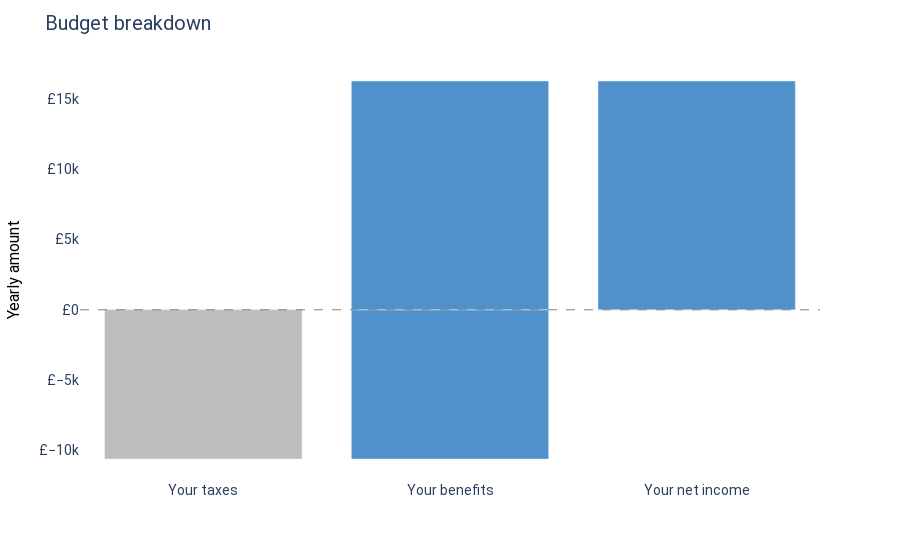

Source (notebook cell):
### Markdown cell above
## Sample households

Consider a family with two parents, each earning £20,000, and two children. PolicyEngine shows that their net income would rise by £16k (45%). While their taxes rise by £11k, their benefits (including UBI) rise by £27k.

### Code cell
import json
with open("../household_input.json", "r") as f:
    household_payload = json.load(f)

url = "https://policyengine.org/uk/api/household-reform?NI_add_rate=0.1&NI_class_4_add_rate=0.1&NI_class_4_main_rate=0.1&NI_main_rate=0.1&WA_adult_UBI_age=16&abolish_CB=1&abolish_CTC=1&abolish_ESA_income=1&abolish_IS=1&abolish_JSA_income=1&abolish_PC=1&abolish_SP=1&abolish_UC_carer=1&abolish_UC_child=1&abolish_UC_childcare=1&abolish_UC_standard=1&abolish_WTC=1&add_rate=0.6&adult_UBI=184&basic_rate=0.35&child_UBI=92&higher_rate=0.55&higher_threshold=50000&personal_allowance=0&senior_UBI=184"

household_result = requests.post(url, json=household_payload).json()

go.Figure(household_result["waterfall_chart"])

### Figure 1 — Plotly figure (JSON) as saved in the notebook; plotly's stock layout.template omitted (floating-point values rounded to 4 significant figures)
{"data": [{"alignmentgroup": "True", "customdata": [["Your taxes would rise by £10,611"]], "hovertemplate": "%{customdata[0]}<extra></extra>", "legendgroup": "blank", "marker": {"color": "#FFF", "pattern": {"shape": ""}}, "name": "blank", "offsetgroup": "blank", "orientation": "v", "showlegend": true, "textposition": "auto", "type": "bar", "x": ["Your taxes"], "xaxis": "x", "y": [0], "yaxis": "y"}, {"alignmentgroup": "True", "customdata": [["Your taxes would rise by £10,611"]], "hovertemplate": "%{customdata[0]}<extra></extra>", "legendgroup": "negative", "marker": {"color": "#BDBDBD", "pattern": {"shape": ""}}, "name": "negative", "offsetgroup": "negative", "orientation": "v", "showlegend": true, "textposition": "auto", "type": "bar", "x": ["Your taxes"], "xaxis": "x", "y": [-10610.0], "yaxis": "y"}, {"alignmentgroup": "True", "customdata": [["Your benefits would rise by £26,876"], ["Your benefits would rise by £26,876"], ["Your annual net income would rise by £16,265"], ["Your annual net income would rise by £16,265"]], "hovertemplate": "%{customdata[0]}<extra></extra>", "legendgroup": "positive", "marker": {"color": "#5091cc", "pattern": {"shape": ""}}, "name": "positive", "offsetgroup": "positive", "orientation": "v", "showlegend": true, "textposition": "auto", "type": "bar", "x": ["Your benefits", "Your benefits", "Your net income", "Your net income"], "xaxis": "x", "y": [-10610.0, 16270.0, 0, 16270.0], "yaxis": "y"}], "layout": {"barmode": "relative", "font": {"family": "Roboto"}, "hoverlabel": {"align": "right"}, "legend": {"title": {"text": "color"}, "tracegroupgap": 0}, "margin": {"t": 60}, "paper_bgcolor": "white", "plot_bgcolor": "white", "shapes": [{"line": {"color": "grey", "dash": "dash", "width": 1}, "type": "line", "x0": 0, "x1": 1, "xref": "paper", "y0": 0, "y1": 0, "yref": "y"}], "showlegend": false, "title": {"font": {"size": 20}, "text": "Budget breakdown"}, "xaxis": {"anchor": "y", "categoryarray": ["Your taxes", "Your benefits", "Your net income"], "categoryorder": "array", "domain": [0, 1], "tickfont": {"size": 14}, "title": {"font": {"color": "black", "size": 16}}}, "yaxis": {"anchor": "x", "domain": [0, 1], "tickfont": {"size": 14}, "tickprefix": "£", "title": {"font": {"color": "black", "size": 16}, "text": "Yearly amount"}}}}
